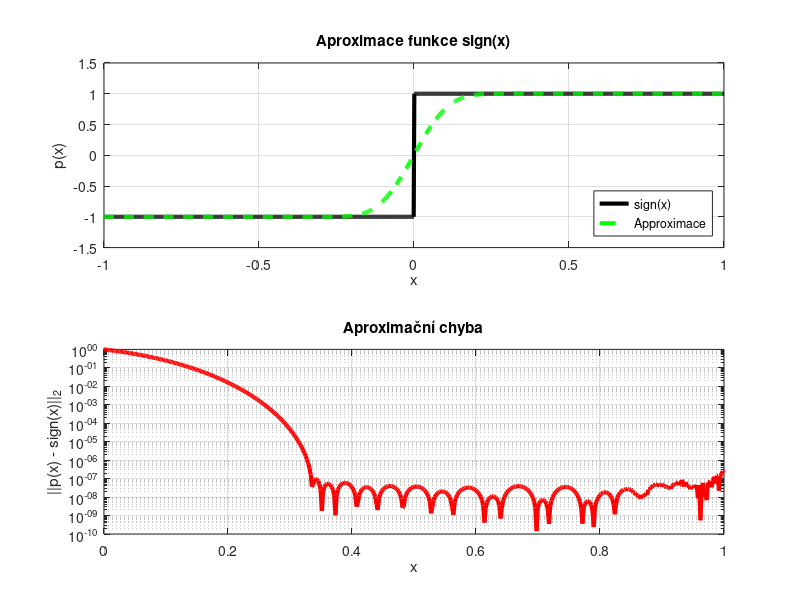
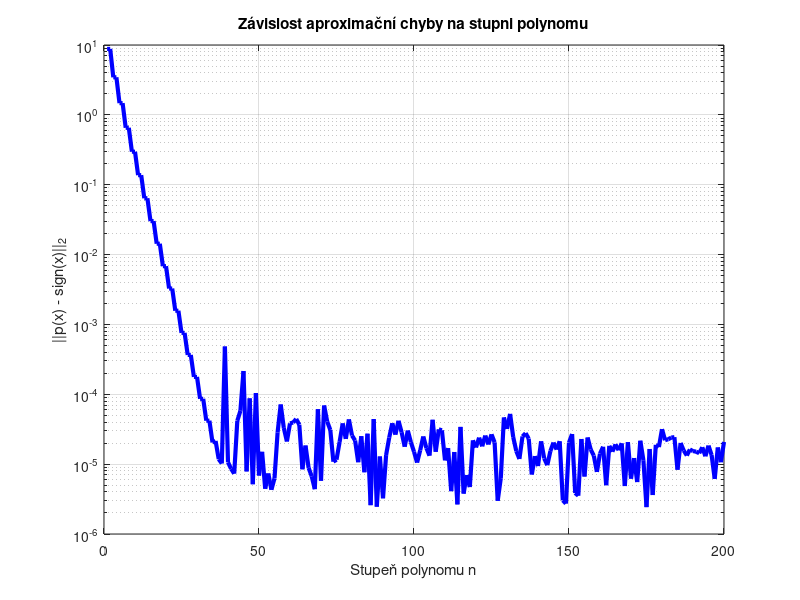

Write MATLAB code to recreate these figures, in order. (Note: this script raises an error after producing the figures.)
% Diskretizace domény
x1 = linspace(-1, -1/3, 500)';
x2 = linspace(1/3, 1, 500)';
x = [x1; x2];

% Cílová funkce
f = sign(x);

% Stupeň polynomu
n = 80;

% Least-squares fit
c = polyfit(x, f, n);

% Evaluace výsledného polynomu
s = linspace(-1, 1, 1000)';
y = polyval(c, s);

% Výpočet chyby
y_exact = sign(s);
error = abs(y - y_exact);

% Grafické zobrazení
figure;
subplot(2,1,1);
plot(s, sign(x), 'k', 'LineWidth', 3); hold on;
plot(s, y, 'g--', 'LineWidth', 3);
title('Aproximace funkce sign(x)');
xlabel('x');
ylabel('p(x)');
legend('sign(x)', 'Approximace', 'Location', 'southeast');
grid on;

%Grafické zobrazení chyby
subplot(2,1,2);
semilogy(s, error, 'r', 'LineWidth', 3);
xlim([0 1]);
title('Aproximační chyba');
xlabel('x');
ylabel('||p(x) - sign(x)||_2');
grid on;


% Rozsah stupňů polynomu
n_values = 1:200;
errors = zeros(size(n_values));

for idx = 1:length(n_values)
    n = n_values(idx);

    % Sestavení Vandermondeovy matice
    A = x .^ (0:n);

    % Výpočet koeficientů metodou nejmenších čtverců
    c = A \ f;

    % Výpočet aproximace
    f_approx = A * c;

    % Výpočet chyby v 2-normě
    errors(idx) = norm(f - f_approx, 2);
end

% Vykreslení grafu chyby
figure;
semilogy(n_values, errors, 'b', 'LineWidth', 3);
xlabel('Stupeň polynomu n');
ylabel('||p(x) - sign(x)||_2');
title('Závislost aproximační chyby na stupni polynomu');
grid on;
d on;
